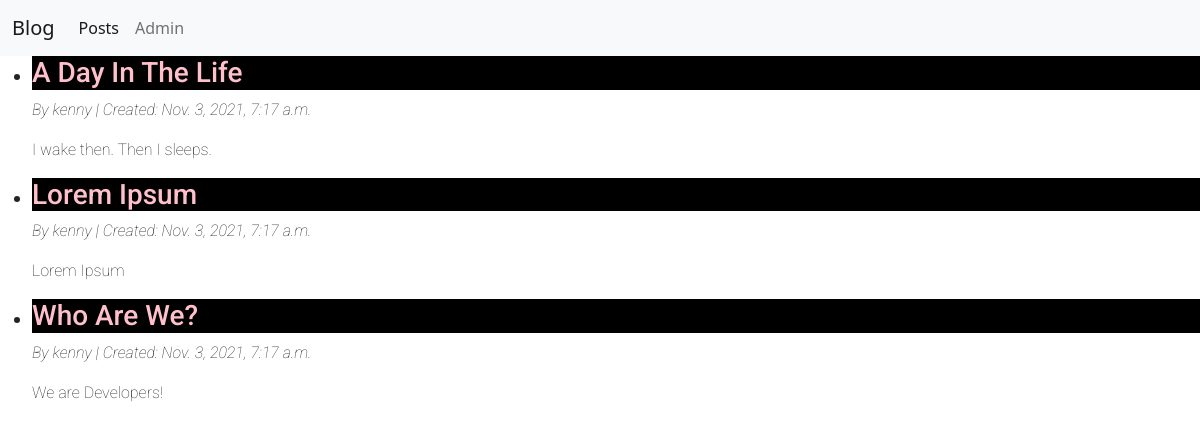
The page / on the database its author committed.
### blog/models.py (models this page shows, shortened)
class Post(models.Model):
    title = models.CharField(max_length=200)
    author = models.ForeignKey(
        'auth.User',
        on_delete=models.CASCADE
    )
    body = models.TextField()
    created_at = models.DateTimeField(auto_now_add=True)

### blog/views.py (the view)
# urls.py: path('', PostListView.as_view(), name='home'),
class PostListView(ListView):
    model = Post
    template_name = "post_list.html"

### templates/post_list.html (shortened to what this page needs)
{% extends 'base.html' %}
{% block content %}
    <ul>
    {% for post in post_list %}
        <li>
            <a href="{% url 'post_detail' post.id %}"><h3>{{ post.title }}</h3></a>
            <p id="subtitle">By {{ post.author }} | Created: {{ post.created_at }}</p>
            <p>{{ post.body }}</p>
        </li>
    {% endfor %}
    </ul>
{% endblock content %}

### templates/base.html (shortened to what this page needs)
{% load static %}
<!DOCTYPE html>
<html lang="en">
<head>
    <link href="https://cdn.jsdelivr.net/npm/bootstrap@5.1.3/dist/css/bootstrap.min.css" rel="stylesheet">
    <link rel="stylesheet" href="{% static 'css/base.css' %}">
</head>
<body>
    <nav class="navbar navbar-expand-lg navbar-light bg-light">
        <div class="container-fluid">
            <a class="navbar-brand" href="#">Blog</a>
            <div class="collapse navbar-collapse" id="navbarNav">
            <ul class="navbar-nav">
                <li class="nav-item">
                <a class="nav-link active" aria-current="page" href="{% url 'home' %}">Posts</a>
                </li>
                <li class="nav-item">
                <a class="nav-link" href="admin">Admin</a>
                </li>
            </ul>
            </div>
        </div>
    </nav>
    {% block content %}
    {% endblock content %}
</body>
</html>

### static/css/base.css (style rules this page uses)
h3 { color: pink; background-color: black; font-family: 'Roboto', sans-serif; font-weight: 500; }
a { text-decoration: none; }
p { font-family: 'Roboto', sans-serif; font-weight: 100; }
#subtitle { font-family: 'Roboto', sans-serif; font-weight: 100; font-style: italic; }

### rows shown on the page
Post: title "A Day In The Life", author "kenny", created_at "Nov. 3, 2021, 7:17 a.m.", body "I wake then. Then I sleeps."
Post: title "Lorem Ipsum", author "kenny", created_at "Nov. 3, 2021, 7:17 a.m.", body "Lorem Ipsum"
Post: title "Who Are We?", author "kenny", created_at "Nov. 3, 2021, 7:17 a.m.", body "We are Developers!"
